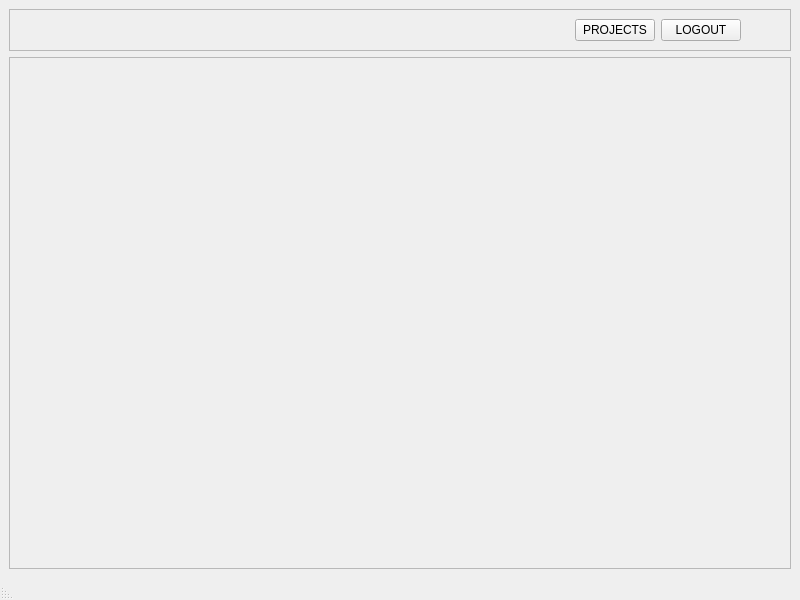
<?xml version="1.0" encoding="UTF-8"?>
<ui version="4.0">
 <class>UwiHome</class>
 <widget class="QMainWindow" name="UwiHome">
  <property name="geometry">
   <rect>
    <x>0</x>
    <y>0</y>
    <width>800</width>
    <height>600</height>
   </rect>
  </property>
  <property name="windowTitle">
   <string>QUWI</string>
  </property>
  <property name="layoutDirection">
   <enum>Qt::RightToLeft</enum>
  </property>
  <property name="documentMode">
   <bool>false</bool>
  </property>
  <property name="dockNestingEnabled">
   <bool>true</bool>
  </property>
  <widget class="QWidget" name="centralwidget">
   <layout class="QVBoxLayout" name="verticalLayout_3">
    <item>
     <widget class="QFrame" name="frame_2">
      <property name="frameShape">
       <enum>QFrame::StyledPanel</enum>
      </property>
      <property name="frameShadow">
       <enum>QFrame::Raised</enum>
      </property>
      <layout class="QVBoxLayout" name="verticalLayout_4">
       <item>
        <layout class="QHBoxLayout" name="horizontalLayout_2">
         <item>
          <spacer name="horizontalSpacer_3">
           <property name="orientation">
            <enum>Qt::Horizontal</enum>
           </property>
           <property name="sizeType">
            <enum>QSizePolicy::Preferred</enum>
           </property>
           <property name="sizeHint" stdset="0">
            <size>
             <width>40</width>
             <height>20</height>
            </size>
           </property>
          </spacer>
         </item>
         <item>
          <widget class="QPushButton" name="buttonLogout">
           <property name="text">
            <string>LOGOUT</string>
           </property>
          </widget>
         </item>
         <item>
          <widget class="QPushButton" name="buttonProjects">
           <property name="text">
            <string>PROJECTS</string>
           </property>
          </widget>
         </item>
         <item>
          <spacer name="horizontalSpacer_4">
           <property name="orientation">
            <enum>Qt::Horizontal</enum>
           </property>
           <property name="sizeHint" stdset="0">
            <size>
             <width>40</width>
             <height>20</height>
            </size>
           </property>
          </spacer>
         </item>
        </layout>
       </item>
      </layout>
     </widget>
    </item>
    <item>
     <widget class="QFrame" name="frame">
      <property name="frameShape">
       <enum>QFrame::StyledPanel</enum>
      </property>
      <property name="frameShadow">
       <enum>QFrame::Raised</enum>
      </property>
      <layout class="QVBoxLayout" name="verticalLayout_2">
       <item>
        <widget class="QStackedWidget" name="stackedWidget">
         <property name="currentIndex">
          <number>0</number>
         </property>
         <widget class="QWidget" name="pageProjects">
          <layout class="QVBoxLayout" name="verticalLayout">
           <item>
            <layout class="QVBoxLayout" name="vLayoutProjectsList"/>
           </item>
          </layout>
         </widget>
         <widget class="QWidget" name="pageEdit">
          <layout class="QVBoxLayout" name="verticalLayout_7">
           <item>
            <layout class="QHBoxLayout" name="horizontalLayout_5">
             <item>
              <widget class="QWidget" name="holderProfileIcon" native="true">
               <property name="minimumSize">
                <size>
                 <width>60</width>
                 <height>0</height>
                </size>
               </property>
               <layout class="QVBoxLayout" name="verticalLayout_8">
                <item>
                 <widget class="QLabel" name="labelHolderProfileIcon">
                  <property name="text">
                   <string/>
                  </property>
                 </widget>
                </item>
               </layout>
              </widget>
             </item>
             <item>
              <layout class="QVBoxLayout" name="verticalLayout_5">
               <item>
                <layout class="QHBoxLayout" name="horizontalLayout_3">
                 <item>
                  <spacer name="horizontalSpacer_5">
                   <property name="orientation">
                    <enum>Qt::Horizontal</enum>
                   </property>
                   <property name="sizeHint" stdset="0">
                    <size>
                     <width>40</width>
                     <height>20</height>
                    </size>
                   </property>
                  </spacer>
                 </item>
                 <item>
                  <widget class="QPushButton" name="buttonActiveToggle">
                   <property name="sizePolicy">
                    <sizepolicy hsizetype="Fixed" vsizetype="Fixed">
                     <horstretch>0</horstretch>
                     <verstretch>0</verstretch>
                    </sizepolicy>
                   </property>
                   <property name="minimumSize">
                    <size>
                     <width>64</width>
                     <height>40</height>
                    </size>
                   </property>
                   <property name="text">
                    <string/>
                   </property>
                  </widget>
                 </item>
                 <item>
                  <widget class="QLabel" name="labelActive">
                   <property name="minimumSize">
                    <size>
                     <width>160</width>
                     <height>0</height>
                    </size>
                   </property>
                   <property name="maximumSize">
                    <size>
                     <width>160</width>
                     <height>16777215</height>
                    </size>
                   </property>
                   <property name="text">
                    <string>Active</string>
                   </property>
                  </widget>
                 </item>
                </layout>
               </item>
               <item>
                <layout class="QHBoxLayout" name="horizontalLayout_4">
                 <item>
                  <widget class="QPushButton" name="buttonOK">
                   <property name="minimumSize">
                    <size>
                     <width>0</width>
                     <height>40</height>
                    </size>
                   </property>
                   <property name="text">
                    <string>OK</string>
                   </property>
                  </widget>
                 </item>
                 <item>
                  <widget class="QLineEdit" name="lineEditName">
                   <property name="minimumSize">
                    <size>
                     <width>160</width>
                     <height>40</height>
                    </size>
                   </property>
                  </widget>
                 </item>
                 <item>
                  <widget class="QLabel" name="labelName">
                   <property name="minimumSize">
                    <size>
                     <width>160</width>
                     <height>0</height>
                    </size>
                   </property>
                   <property name="maximumSize">
                    <size>
                     <width>160</width>
                     <height>16777215</height>
                    </size>
                   </property>
                   <property name="text">
                    <string>Name</string>
                   </property>
                  </widget>
                 </item>
                </layout>
               </item>
              </layout>
             </item>
            </layout>
           </item>
           <item>
            <layout class="QHBoxLayout" name="horizontalLayout">
             <item>
              <layout class="QGridLayout" name="gridLayout"/>
             </item>
             <item>
              <layout class="QVBoxLayout" name="verticalLayout_6">
               <item>
                <widget class="QLabel" name="label">
                 <property name="minimumSize">
                  <size>
                   <width>160</width>
                   <height>40</height>
                  </size>
                 </property>
                 <property name="maximumSize">
                  <size>
                   <width>160</width>
                   <height>40</height>
                  </size>
                 </property>
                 <property name="text">
                  <string>Users</string>
                 </property>
                </widget>
               </item>
               <item>
                <spacer name="verticalSpacer_2">
                 <property name="orientation">
                  <enum>Qt::Vertical</enum>
                 </property>
                 <property name="sizeHint" stdset="0">
                  <size>
                   <width>20</width>
                   <height>40</height>
                  </size>
                 </property>
                </spacer>
               </item>
              </layout>
             </item>
            </layout>
           </item>
           <item>
            <layout class="QHBoxLayout" name="horizontalLayout_7">
             <item>
              <widget class="QLabel" name="label_2">
               <property name="text">
                <string>Add me as watcher to tickets created by others</string>
               </property>
              </widget>
             </item>
             <item>
              <widget class="QPushButton" name="buttonWatcherToggle">
               <property name="sizePolicy">
                <sizepolicy hsizetype="Fixed" vsizetype="Fixed">
                 <horstretch>0</horstretch>
                 <verstretch>0</verstretch>
                </sizepolicy>
               </property>
               <property name="minimumSize">
                <size>
                 <width>64</width>
                 <height>40</height>
                </size>
               </property>
               <property name="text">
                <string/>
               </property>
              </widget>
             </item>
            </layout>
           </item>
          </layout>
         </widget>
        </widget>
       </item>
      </layout>
     </widget>
    </item>
   </layout>
  </widget>
  <widget class="QStatusBar" name="statusbar"/>
 </widget>
 <resources/>
 <connections/>
</ui>
